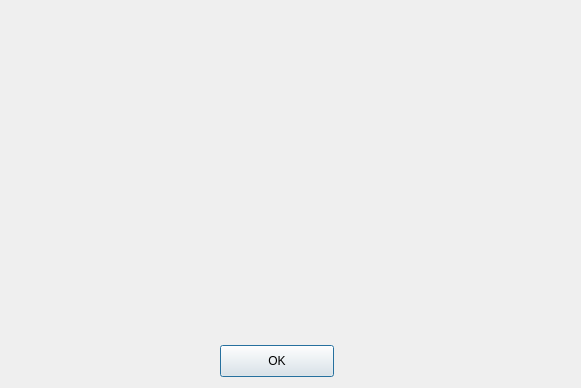
<?xml version="1.0" encoding="UTF-8"?>
<ui version="4.0">
 <class>DialogCopyright</class>
 <widget class="QDialog" name="DialogCopyright">
  <property name="geometry">
   <rect>
    <x>0</x>
    <y>0</y>
    <width>581</width>
    <height>388</height>
   </rect>
  </property>
  <property name="windowTitle">
   <string>Copyright Information</string>
  </property>
  <widget class="QPushButton" name="pbOK">
   <property name="geometry">
    <rect>
     <x>220</x>
     <y>345</y>
     <width>114</width>
     <height>32</height>
    </rect>
   </property>
   <property name="text">
    <string>OK</string>
   </property>
  </widget>
 </widget>
 <resources/>
 <connections/>
</ui>
